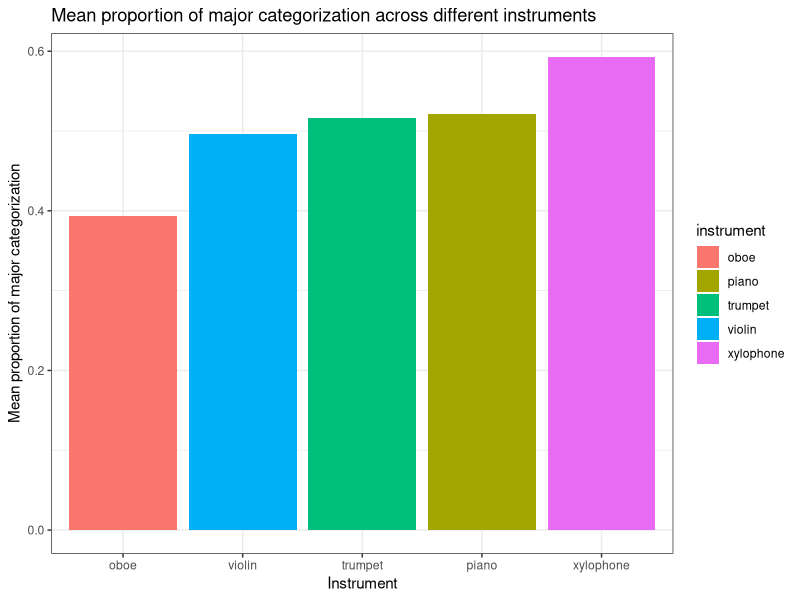
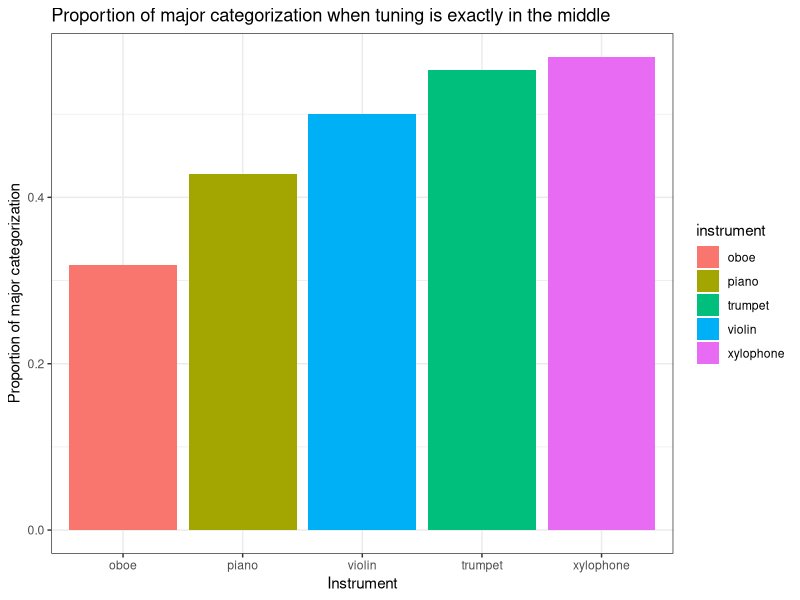
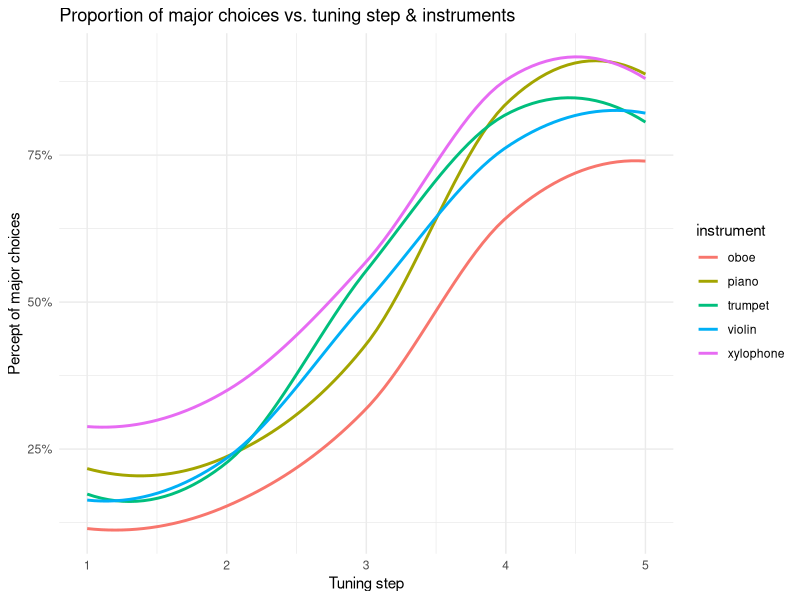
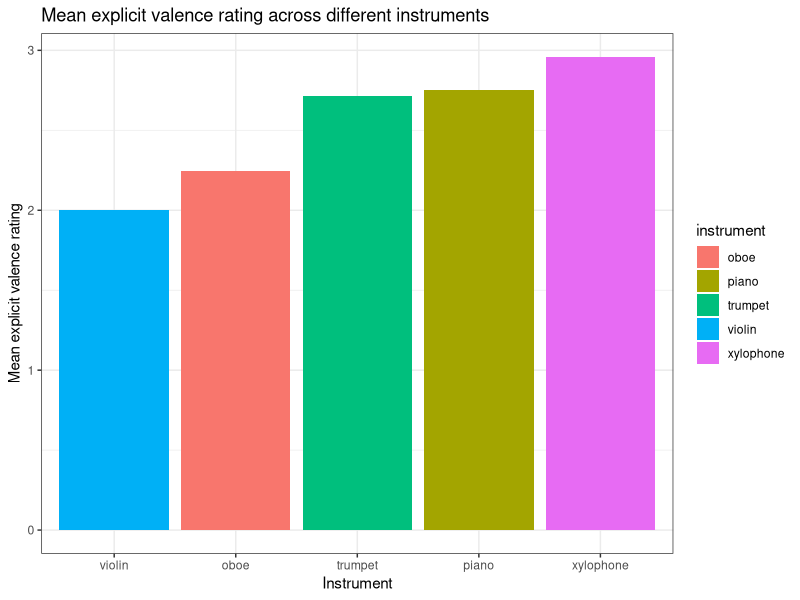
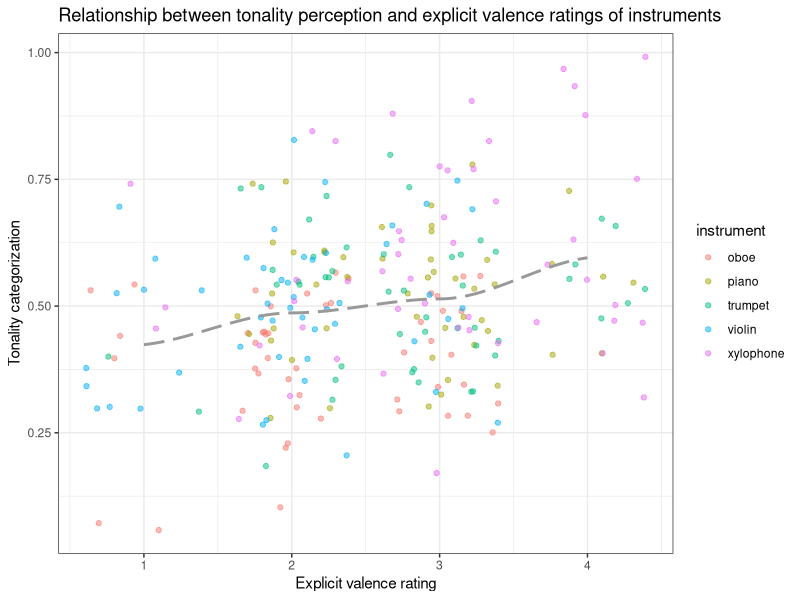

Here is the R script that generated these plots, in order:
## ---- chunk 1
library(tidyverse)
library(ggtext)
library(ggsignif) # label ggplot
knitr::opts_chunk$set(echo = FALSE, warning = FALSE, message = FALSE)
all <- read_csv("all.csv")
## ---- chunk 2
#1 cat ~ inst
all %>% 
  group_by(instrument) %>%
  summarize(mean_pct = mean(pct_maj)) %>%
  ggplot(aes(reorder(instrument, mean_pct), mean_pct, fill = instrument)) +
  geom_col() +
  labs(title = "Mean proportion of major categorization across different instruments",
       x = "Instrument", y = "Mean proportion of major categorization") +
  theme_bw()

#1.5 cat ~ inst at tuning = 3
all %>%
  filter(tuning_step == 3) %>%
  group_by(instrument) %>%
  summarize(mean_pct = mean(pct_maj)) %>%
  ggplot(aes(reorder(instrument, mean_pct), mean_pct, fill = instrument)) +
  geom_col() +
  labs(title = "Proportion of major categorization when tuning is exactly in the middle",
       x = "Instrument", y = "Proportion of major categorization") +
  theme_bw()
## ---- chunk 3
#2 cat ~ inst*tuning
all %>%
  ggplot(aes(tuning_step, pct_maj, color = instrument)) +
  geom_smooth(se = FALSE) +
  scale_y_continuous(labels = scales::percent) +
  labs(title = "Proportion of major choices vs. tuning step & instruments",
       x = "Tuning step", y = "Percept of major choices") +
  theme_minimal()
## ---- chunk 4
#3 rtg ~ inst
all %>% 
  group_by(instrument) %>%
  summarize(mean_rtg = mean(explicit_rtg)) %>%
  ggplot(aes(reorder(instrument, mean_rtg), mean_rtg, fill = instrument)) +
  geom_col() +
  labs(title = "Mean explicit valence rating across different instruments",
       x = "Instrument", y = "Mean explicit valence rating") +
  theme_bw()
## ---- chunk 5
# 4 cat ~ rtg
all %>%
  group_by(instrument, qualtrics_id) %>%
  summarize(cat = mean(pct_maj),
            exp = mean(explicit_rtg)) %>%
  ggplot(aes(exp, cat)) +
  geom_jitter(aes(color = instrument), alpha = .5) +
  geom_smooth(color = "grey60", linetype = 5, se = FALSE) +
  labs(title = "Relationship between tonality perception and explicit valence ratings of instruments",
       x = "Explicit valence rating", y = "Tonality categorization") +
  theme_bw()
